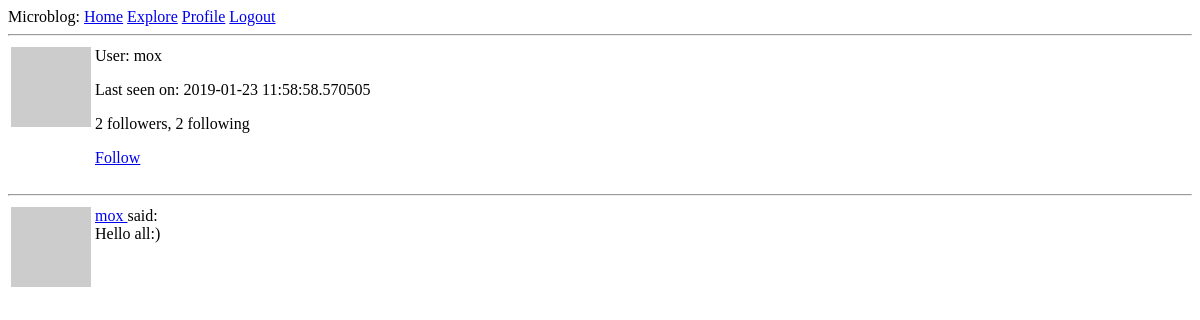
Before: /user/mox (signed in) with the older database file.
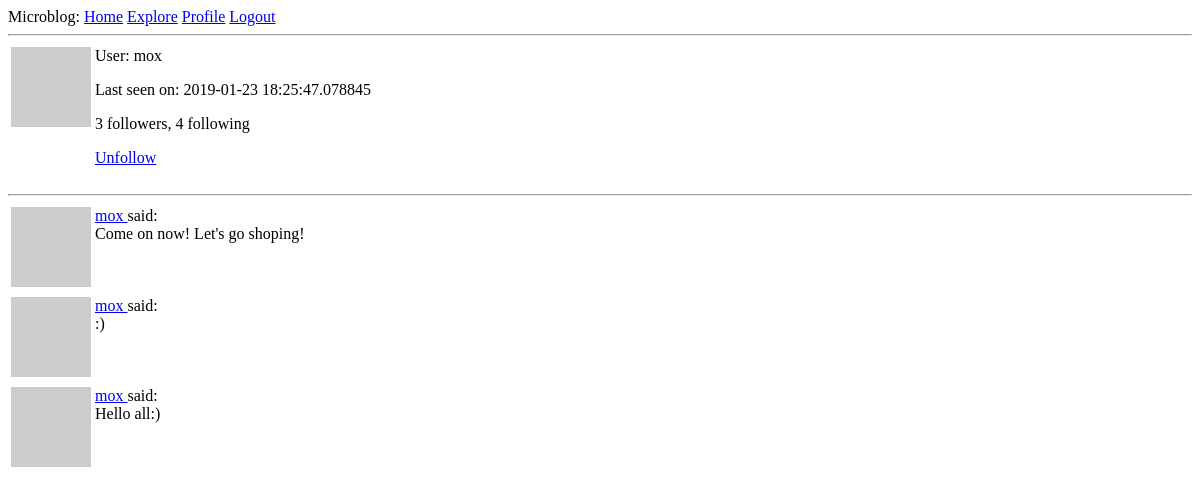
After: the same page with the newer database file.
### app/models.py (models this page shows, shortened)
class User(UserMixin, db.Model):
    id = db.Column(db.Integer, primary_key=True)
    username = db.Column(db.String(60), index=True, unique=True)
    email = db.Column(db.String(120), index=True, unique=True)
    password_hash = db.Column(db.String(128))
    posts = db.relationship('Post', backref='author', lazy='dynamic')
    about_me = db.Column(db.String(140))
    last_seen = db.Column(db.DateTime, default=datetime.utcnow)
    followed = db.relationship('User', secondary=followers,
                               primaryjoin=(followers.c.follower_id == id),
                               secondaryjoin=(followers.c.followed_id == id),
                               backref=db.backref('followers', lazy='dynamic'),
                               lazy='dynamic')
    def avatar(self, size):
        digest = md5(self.email.lower().encode('utf-8')).hexdigest()
        return f'https://www.gravatar.com/avatar/{digest}?d=identicon&s={size}'
    def is_following(self, user):
        return self.followed.filter(followers.c.followed_id == user.id).count() > 0

class Post(db.Model):
    id = db.Column(db.Integer, primary_key=True)
    body = db.Column(db.String(140))
    timestamp = db.Column(db.DateTime, index=True, default=datetime.utcnow)
    user_id = db.Column(db.Integer, db.ForeignKey('user.id'))

### app/routes.py (the view)
@app.route('/user/<username>')
@login_required
def user(username):
    user = User.query.filter_by(username=username).first_or_404()
    posts = Post.query.filter_by(user_id=user.id).order_by(Post.timestamp.desc()).all()
    return render_template('user.html', title='Profile', user=user, posts=posts)

### app/models.py (called while the page is built)
@login.user_loader
def load_user(id):
    return User.query.get(int(id))

### app/routes.py (called while the page is built)
@app.before_request
def before_request():
    if current_user.is_authenticated:
        current_user.last_seen = datetime.utcnow()
        db.session.commit()

### app/templates/user.html (shortened to what this page needs)
{% extends 'base.html' %}
{% block content %}
    <table>
        <tr valign="top">
            <td><img src="{{ user.avatar(128) }}"></td>
            <td>User: {{ user.username }}
                {% if user.last_seen %}<p>Last seen on: {{ user.last_seen }}</p>{% endif %}
                <p>{{ user.followers.count() }} followers, {{ user.followed.count() }} following</p>
                {% if user == current_user %}
                <p><a href="{{ url_for('edit_profile') }}">Edit your profile</a></p>
                {% elif not current_user.is_following(user) %}
                <p><a href="{{ url_for('follow', username=user.username) }}">Follow</a></p>
                {% else %}
                <p><a href="{{ url_for('unfollow', username=user.username) }}">Unfollow</a></p>
                {% endif %}
            </td>
        </tr>
    </table>
    <hr>
    {% for post in posts %}
        {% include '_post.html' %}
    {% endfor %}
{% endblock %}

### app/templates/_post.html
<table>
        <tr valign="top">
            <td><img src="{{ post.author.avatar(36) }}"></td>
            <td>
                <a href="{{ url_for('user', username=post.author.username) }}">
                    {{ post.author.username }}
                </a>
                said:<br> {{ post.body }}
            </td>
        </tr>
</table>

Changed rows visible on the page:
changed User "mox": last_seen "2019-01-23 11:58:58.570505" → "2019-01-23 18:25:47.078845"
added Post: author.username "mox", body "Come on now! Let's go shoping!"
added Post: author.username "mox", body ":)"
Other visible differences:
{{ user.followers.count() }}: "2" → "3"
{{ user.followed.count() }}: "2" → "4"
text no longer shown: "Follow"
text now shown: "Unfollow"
